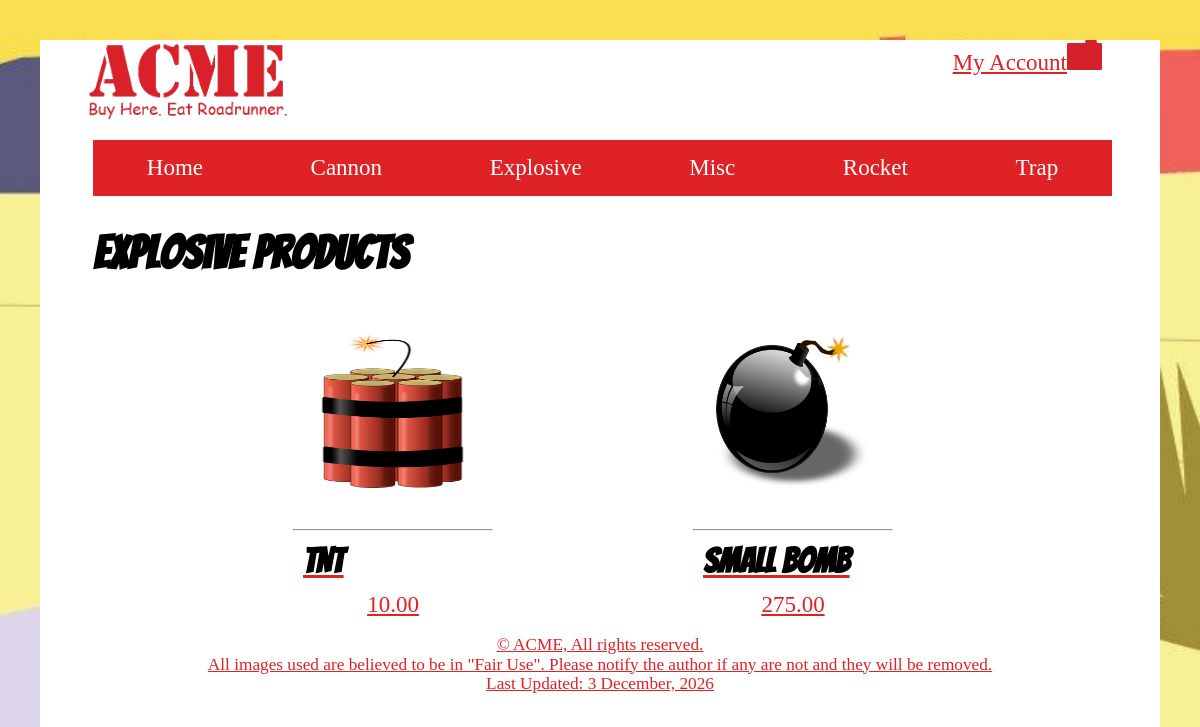
/products/?action=category&categoryName=Explosive, run on the app's committed database.
### tables this page shows
CREATE TABLE `categories` (
  `categoryId` int(10) UNSIGNED NOT NULL,
  `categoryName` varchar(30) NOT NULL
);

CREATE TABLE `inventory` (
  `invId` int(10) UNSIGNED NOT NULL,
  `invName` varchar(50) NOT NULL DEFAULT '',
  `invDescription` text NOT NULL,
  `invImage` varchar(50) NOT NULL DEFAULT '',
  `invThumbnail` varchar(50) NOT NULL DEFAULT '',
  `invPrice` decimal(10,2) NOT NULL DEFAULT '0.00',
  `invStock` smallint(6) NOT NULL DEFAULT '0',
  `invSize` smallint(6) NOT NULL DEFAULT '0',
  `invWeight` smallint(6) NOT NULL DEFAULT '0',
  `invLocation` varchar(35) NOT NULL DEFAULT '',
  `categoryId` int(10) UNSIGNED NOT NULL,
  `invVendor` varchar(20) NOT NULL DEFAULT '',
  `invStyle` varchar(20) NOT NULL DEFAULT '',
  `invFeatured` tinyint(1) DEFAULT NULL
);

### model/products-model.php (called while the page is built, shortened)
<?php
function getProductsByCategory($categoryName){
 $db = acmeConnect();
 $sql = 'SELECT * FROM inventory WHERE categoryId IN (SELECT categoryId FROM categories WHERE categoryName = :categoryName)';
 $stmt = $db->prepare($sql);
 $stmt->bindValue(':categoryName', $categoryName, PDO::PARAM_STR);
 $stmt->execute();
 $products = $stmt->fetchAll(PDO::FETCH_ASSOC);
 return $products;
}

### library/functions.php (the view, shortened to what this page needs)
<?php
function buildNav() {
    $categories = getCategories();
    $navList = '<ul class="navbar">';
    $navList .= "<li><a href='/acme/' title='View the Acme home page'>Home</a></li>";
    foreach ($categories as $category) {
        $navList .="<li><a href='/acme/products/?action=category&categoryName=".urlencode($category['categoryName'])."' title='View our $category[categoryName] product line'>$category[categoryName]</a></li>";
    }
    $navList .= '</ul>';
    $navList .= '<p class=""></p>';
    return $navList;
}
function getCategories() {
    $db = acmeConnect();
    $sql = 'SELECT categoryName, categoryId FROM categories ORDER BY categoryName ASC';
    $stmt = $db->prepare($sql);
    $stmt->execute();
    $categories = $stmt->fetchAll();
    return $categories;
}
function buildProductsDisplay($products){
 $pd = '<ul id="prod-display">';
 foreach ($products as $product) {
  $pd .= '<li>';
  $pd .= "<li><a href='/acme/products/?action=productDetail&invId=$product[invId]'> ";
  $pd .= "<img src='$product[invThumbnail]' alt='Image of $product[invName] on Acme.com'>";
  $pd .= '<hr>';
  $pd .= "<h2>$product[invName]</h2>";
  $pd .= "<span>$product[invPrice]</span>";
  $pd .= '</li>';
 }
 $pd .= '</ul>';
 return $pd;
}

### css/main.css (style rules this page uses)
html { box-sizing: border-box; }
*, *:before, *:after { box-sizing: inherit; }
html { background-image: url("/acme/images/site/background.jpg"); height: 100%; background-position: center; background-repeat: no-repeat; display: flex; background-size: cover; flex-direction: column; }
h1, h2, h3, h4, h5, h6 { font-family: 'Bangers', cursive; color: #000000; }
body { padding: 0% 4% 0% 4%; background-color: #ffffff; }
body a { color: #de2226; }
.navbar { list-style: none; padding-left: 0; }
.navbar li a { list-style-type: none; color: #ffffff; text-decoration: none; }
ul { margin: 0; padding: 0; }
main img { height: auto; margin: 0 auto; }
#recipes>h1, h2, h3, h4, h5 { text-align: left; margin: 10px; }
.navbar { display: flex; justify-content: space-around; background-color: #de2226; }
.navbar li { border-width: thin; border-color: #ffffff; justify-content: center; text-align: center; background-color: #de2226; padding: 15px 5px; }
body { background-color: #ffffff; font-size: 23px; margin: 40px; }
.navbar li { border-width: thin; border-color: white; justify-content: center; text-align: center; background-color: #de2226; padding: 15px 5px; }
#prod-display { margin: 0; padding: 1em; display: flex; flex-direction: column; }
#prod-display li { margin-bottom: 0; list-style-type: none; }
#prod-display img { width: 100%; padding: 1em; }
@media screen and (min-width: 30.1em) { #prod-display { margin: 0; padding: 0; display: flex; flex-direction: column; } }
@media screen and (min-width: 30.1em) { #prod-display { margin: 0; padding: 0; display: flex; align-items: flex-start; flex-direction: column; } }
@media screen and (min-width: 30.1em) { #prod-display li { margin-bottom: .5em; list-style-type: none; flex: 1 1 auto; } }
@media screen and (min-width: 30.1em) { #prod-display li img { width: 100%; height: 200px; } }
@media screen and (min-width: 50em) { #prod-display { flex-flow: row wrap; justify-content: flex-start; } }
@media screen and (min-width: 50em) { #prod-display li { max-width: 200px; flex: 1 0 auto; text-align: center; max-height: 400px; } }

### data on the page
categories: categoryName "Cannon"
categories: categoryName "Explosive"
categories: categoryName "Misc"
categories: categoryName "Rocket"
categories: categoryName "Trap"
inventory: invThumbnail (picture), invName "TNT", invPrice "10.00"
inventory: invThumbnail (picture), invName "Small Bomb", invPrice "275.00"

### other printed values
$categoryName "Explosive"
date('j F, Y', getlastmod()) "3 December, 2026"
